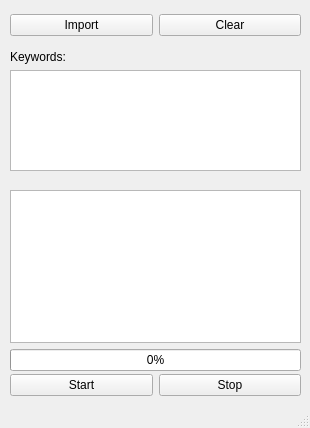
<?xml version="1.0" encoding="UTF-8"?>
<ui version="4.0">
 <class>MainWindow</class>
 <widget class="QMainWindow" name="MainWindow">
  <property name="geometry">
   <rect>
    <x>0</x>
    <y>0</y>
    <width>310</width>
    <height>428</height>
   </rect>
  </property>
  <property name="windowTitle">
   <string>GoogleStories</string>
  </property>
  <property name="styleSheet">
   <string notr="true"/>
  </property>
  <widget class="QWidget" name="centralwidget">
   <widget class="QLabel" name="label_keywords_value">
    <property name="geometry">
     <rect>
      <x>190</x>
      <y>20</y>
      <width>81</width>
      <height>21</height>
     </rect>
    </property>
    <property name="text">
     <string/>
    </property>
   </widget>
   <widget class="QWidget" name="verticalLayoutWidget">
    <property name="geometry">
     <rect>
      <x>10</x>
      <y>190</y>
      <width>291</width>
      <height>181</height>
     </rect>
    </property>
    <layout class="QVBoxLayout" name="verticalLayout">
     <item>
      <widget class="QListWidget" name="list_results">
       <property name="styleSheet">
        <string notr="true"/>
       </property>
      </widget>
     </item>
     <item>
      <widget class="QProgressBar" name="progress_bar">
       <property name="styleSheet">
        <string notr="true"/>
       </property>
       <property name="value">
        <number>0</number>
       </property>
      </widget>
     </item>
    </layout>
   </widget>
   <widget class="QWidget" name="horizontalLayoutWidget">
    <property name="geometry">
     <rect>
      <x>10</x>
      <y>370</y>
      <width>291</width>
      <height>31</height>
     </rect>
    </property>
    <layout class="QHBoxLayout" name="horizontalLayout">
     <item>
      <widget class="QPushButton" name="btn_start">
       <property name="text">
        <string>Start</string>
       </property>
      </widget>
     </item>
     <item>
      <widget class="QPushButton" name="btn_stop">
       <property name="styleSheet">
        <string notr="true"/>
       </property>
       <property name="text">
        <string>Stop</string>
       </property>
      </widget>
     </item>
    </layout>
   </widget>
   <widget class="QWidget" name="verticalLayoutWidget_2">
    <property name="geometry">
     <rect>
      <x>10</x>
      <y>50</y>
      <width>291</width>
      <height>121</height>
     </rect>
    </property>
    <layout class="QVBoxLayout" name="verticalLayout_2">
     <item>
      <widget class="QLabel" name="label_keywords">
       <property name="text">
        <string>Keywords:</string>
       </property>
      </widget>
     </item>
     <item>
      <widget class="QTextEdit" name="text_keywords">
       <property name="styleSheet">
        <string notr="true"/>
       </property>
      </widget>
     </item>
    </layout>
   </widget>
   <widget class="QWidget" name="horizontalLayoutWidget_2">
    <property name="geometry">
     <rect>
      <x>10</x>
      <y>10</y>
      <width>291</width>
      <height>31</height>
     </rect>
    </property>
    <layout class="QHBoxLayout" name="horizontalLayout_2">
     <item>
      <widget class="QPushButton" name="btn_import">
       <property name="text">
        <string>Import</string>
       </property>
      </widget>
     </item>
     <item>
      <widget class="QPushButton" name="btn_clear">
       <property name="text">
        <string>Clear</string>
       </property>
      </widget>
     </item>
    </layout>
   </widget>
  </widget>
  <widget class="QStatusBar" name="statusbar"/>
  <action name="actionImport">
   <property name="text">
    <string>Import</string>
   </property>
  </action>
 </widget>
 <resources/>
 <connections/>
</ui>
